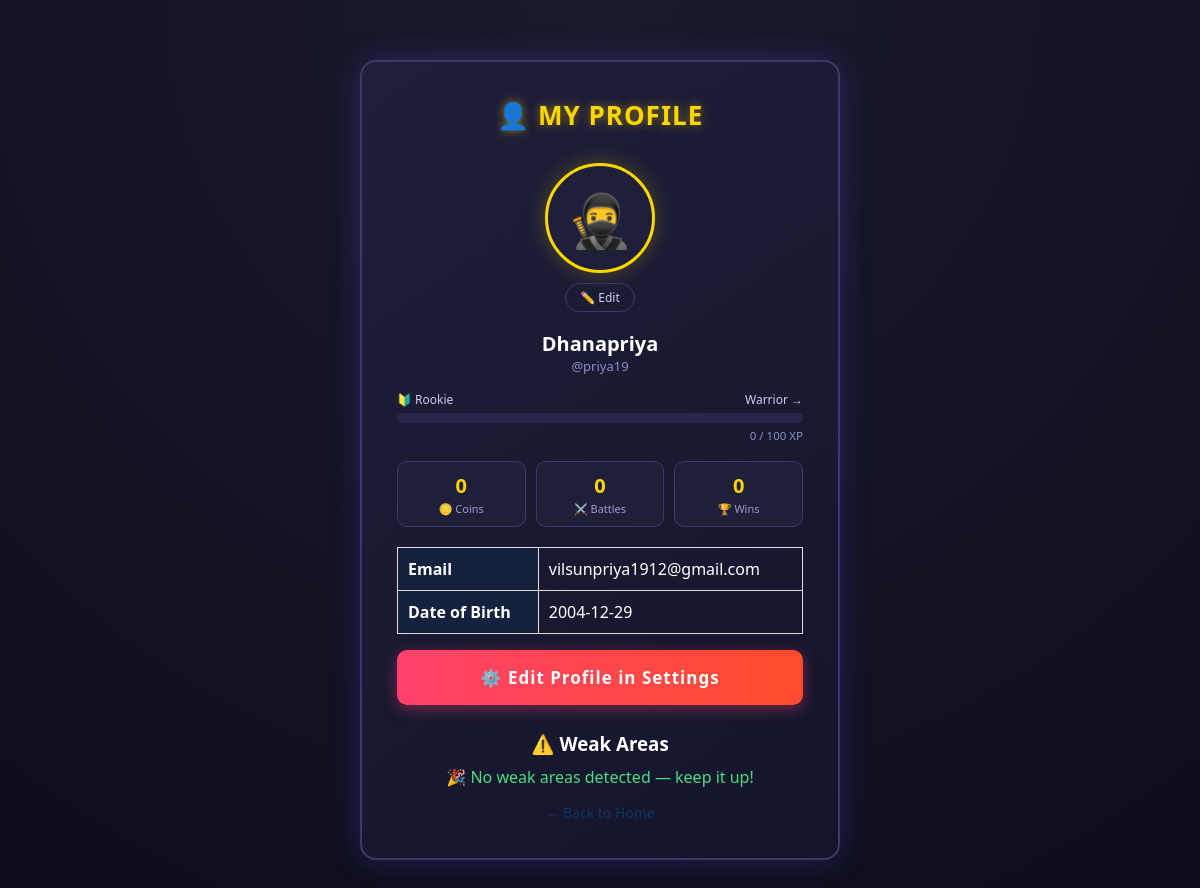
The app's page /profile (signed in) with its own data.
### app.py (models this page shows)
class User(db.Model):
    id = db.Column(db.Integer, primary_key=True)
    full_name = db.Column(db.String(100), nullable=False)
    username = db.Column(db.String(50), unique=True, nullable=False)
    email = db.Column(db.String(100), unique=True, nullable=False)
    password = db.Column(db.String(200), nullable=False)
    dob = db.Column(db.String(20))
    xp = db.Column(db.Integer, default=0)
    coins = db.Column(db.Integer, default=0)
    avatar = db.Column(db.String(10), default="🥷")

### app.py (the view)
@app.route('/profile')
def profile():
    user = None
    level_info = None
    battles = 0
    wins = 0
    weak_areas = []
    logged_in = 'user_id' in session
    if logged_in:
        user = User.query.get(session['user_id'])
        level_info = get_level_info(user.xp)
        battles = BattleResult.query.filter_by(user_id=user.id).count()
        wins = BattleResult.query.filter_by(user_id=user.id, result='win').count()
        _, weak_areas, _, _ = get_ai_analysis(session['user_id'])
    return render_template('profile.html', user=user, level_info=level_info,
                            battles=battles, wins=wins, avatars=AVAILABLE_AVATARS,
                            weak_areas=weak_areas, logged_in=logged_in)

### app.py (called while the page is built, shortened)
def get_ai_analysis(user_id):
    all_results = QuizResult.query.filter_by(user_id=user_id).all()
    subject_stats = {}
    for r in all_results:
        if r.subject not in subject_stats:
            subject_stats[r.subject] = {'score': 0, 'total_questions': 0, 'attempts': 0}
        subject_stats[r.subject]['score'] += r.score
        subject_stats[r.subject]['total_questions'] += r.total_questions
        subject_stats[r.subject]['attempts'] += 1
    accuracy_report = []
    accuracy_report.sort(key=lambda x: x['accuracy'])
    weak_areas = [r['subject'] for r in accuracy_report if r['accuracy'] < 50]
    weak_count = len(weak_areas)
    total_subjects_played = len(accuracy_report)
    return accuracy_report, weak_areas, weak_count, total_subjects_played

def get_level_info(xp):
    xp = xp or 0
    current = LEVEL_TIERS[0]
    next_tier = None
    for i, tier in enumerate(LEVEL_TIERS):
        if xp >= tier[0]:
            current = tier
            next_tier = LEVEL_TIERS[i + 1] if i + 1 < len(LEVEL_TIERS) else None
    progress = 100
    if next_tier:
        span = next_tier[0] - current[0]
        progress = round(((xp - current[0]) / span) * 100, 1) if span else 100
    return {
        "name": current[1], "icon": current[2], "xp": xp,
        "next_name": next_tier[1] if next_tier else None,
        "next_xp": next_tier[0] if next_tier else None,
        "progress": progress
    }

### templates/profile.html (shortened to what this page needs)
<!DOCTYPE html>
<html lang="en">
<head>
    <link rel="stylesheet" href="{{ url_for('static', filename='css/style.css') }}">
    <link rel="stylesheet" href="{{ url_for('static', filename='css/arena.css') }}">
</head>
<body class="arena-bg">
    <div class="arena-card profile-card">
        <h2 class="arena-title">👤 MY PROFILE</h2>
        {% if logged_in %}
            <div class="avatar-wrap">
                <div class="avatar-circle">{{ user.avatar }}</div>
                <button type="button" id="editAvatarBtn" class="avatar-edit-btn">✏️ Edit</button>
            </div>
            <h3 class="profile-name">{{ user.full_name }}</h3>
            <p class="profile-username">@{{ user.username }}</p>
            <div class="xp-bar-wrap">
                <div class="xp-bar-labels">
                    <span>{{ level_info.icon }} {{ level_info.name }}</span>
                    {% if level_info.next_name %}
                        <span>{{ level_info.next_name }} →</span>
                    {% endif %}
                </div>
                <div class="xp-bar-track">
                </div>
                <p class="xp-bar-sub">
                    {% if level_info.next_name %}
                        {{ level_info.xp }} / {{ level_info.next_xp }} XP
                    {% else %}
                        {{ level_info.xp }} XP — Max level!
                    {% endif %}
                </p>
            </div>
            <div class="stat-pills">
                <div class="stat-pill"><span class="stat-num">{{ user.coins or 0 }}</span><span class="stat-lbl">🪙 Coins</span></div>
                <div class="stat-pill"><span class="stat-num">{{ battles or 0 }}</span><span class="stat-lbl">⚔️ Battles</span></div>
                <div class="stat-pill"><span class="stat-num">{{ wins or 0 }}</span><span class="stat-lbl">🏆 Wins</span></div>
            </div>
            <table class="report-table" style="color:#fff; margin-top:20px;">
                <tr><th>Email</th><td>{{ user.email or '—' }}</td></tr>
                <tr><th>Date of Birth</th><td>{{ user.dob or '—' }}</td></tr>
            </table>
            <a href="{{ url_for('settings_page') }}" class="arena-btn" style="display:block; text-decoration:none; margin-top:16px;">⚙️ Edit Profile in Settings</a>
            <h3 style="margin-top:26px;">⚠️ Weak Areas</h3>
            {% if weak_areas %}
                <div class="option-grid">
                    {% for subject in weak_areas %}
                        <a href="{{ url_for('quiz_setup', group='group1', subject=subject) }}"
                           class="option-card" style="border-color:#ff4b6e; color:#ff9db3;">
                            {{ subject }}
                        </a>
                    {% endfor %}
                </div>
                <p style="font-size:12.5px; color:#9a9ad1; margin-top:8px;">Click a subject to practice it right away.</p>
            {% else %}
                <p style="color:#4ade80; margin-top:10px;">🎉 No weak areas detected — keep it up!</p>
            {% endif %}
        {% endif %}
        <a href="{{ url_for('home') }}" class="back-link">← Back to Home</a>
    </div>
</body>
</html>

### static/css/style.css (style rules this page uses)
* { margin: 0; padding: 0; box-sizing: border-box; font-family: 'Segoe UI', Arial, sans-serif; }
body { background: #f4f6f9; color: #222; }
.back-link { display: inline-block; margin-top: 15px; color: #0f3460; text-decoration: none; font-size: 14px; }
.report-table { width: 100%; border-collapse: collapse; margin: 15px 0; }
.report-table th, .report-table td { border: 1px solid #ddd; padding: 10px; text-align: left; }
.report-table th { background: #16213e; color: #fff; }

### static/css/arena.css (style rules this page uses)
.arena-bg { background: radial-gradient(circle at top, #1a1a2e 0%, #0d0d1a 100%); min-height: 100vh; font-family: 'Segoe UI', Arial, sans-serif; color: #fff; padding: 20px 0; }
.arena-card { max-width: 650px; margin: 40px auto; background: linear-gradient(145deg, #1f1f3a, #14142b); border: 2px solid #3a3a6a; border-radius: 16px; padding: 35px; text-align: center; box-shadow: 0 0 30px rgba(94, 82, 255, 0.25); }
.arena-title { font-size: 26px; letter-spacing: 1px; color: #ffd700; text-shadow: 0 0 10px rgba(255, 215, 0, 0.5); margin-bottom: 20px; }
.arena-btn { display: block; width: 100%; padding: 16px; margin-top: 20px; background: linear-gradient(90deg, #ff416c, #ff4b2b); color: #fff; border: none; border-radius: 10px; font-size: 17px; font-weight: 700; letter-spacing: 1px; cursor: pointer; box-shadow: 0 4px 15px rgba(255, 65, 108, 0.4); transition: 0.2s; }
.profile-card { max-width: 480px; }
.avatar-wrap { position: relative; display: inline-block; margin: 10px auto 6px; }
.avatar-circle { width: 110px; height: 110px; border-radius: 50%; background: #1f1f3a; border: 3px solid #ffd700; display: flex; align-items: center; justify-content: center; font-size: 52px; margin: 0 auto; box-shadow: 0 0 20px rgba(255, 215, 0, 0.25); }
.avatar-edit-btn { display: block; margin: 10px auto 0; background: none; border: 1px solid #3a3a6a; color: #c9cfea; padding: 5px 14px; border-radius: 20px; font-size: 12px; cursor: pointer; }
.profile-name { margin-top: 12px; font-size: 20px; color: #fff; }
.profile-username { color: #8890c5; font-size: 13px; margin-bottom: 16px; }
.xp-bar-wrap { text-align: left; margin: 10px 0 18px; }
.xp-bar-labels { display: flex; justify-content: space-between; font-size: 12px; color: #c9cfea; margin-bottom: 5px; }
.xp-bar-track { width: 100%; height: 10px; background: #26264a; border-radius: 6px; overflow: hidden; }
.xp-bar-sub { font-size: 11.5px; color: #8890c5; margin-top: 5px; text-align: right; }
.stat-pills { display: flex; gap: 10px; justify-content: center; }
.stat-pill { background: #1f1f3a; border: 1px solid #3a3a6a; border-radius: 10px; padding: 10px 16px; text-align: center; flex: 1; }
.stat-num { display: block; font-size: 20px; font-weight: 800; color: #ffd700; }
.stat-lbl { display: block; font-size: 11px; color: #9a9ad1; margin-top: 2px; }

### records on screen
User: avatar "🥷", full_name "Dhanapriya", username "priya19", coins "0", email "vilsunpriya1912@gmail.com", dob "2004-12-29"

### other values on screen
{{ level_info.icon }} "🔰"
{{ level_info.name }} "Rookie"
{{ level_info.next_name }} "Warrior"
{{ level_info.xp }} "0"
{{ level_info.next_xp }} "100"
{{ battles or 0 }} "0"
{{ wins or 0 }} "0"
